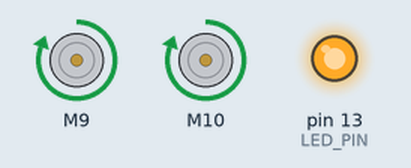
Recording of a sketch running on a simulated Arduino Uno, built with avr-gcc and run on an emulated ATmega328P. On the bench: 2 × DC motor (green arrow = forward, orange = backward, longer = faster), output pins drawn as LEDs (lit = HIGH).

Above: at 8.0 s.
At 13.5 s:
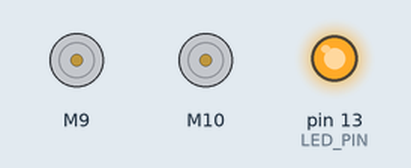
Timing chart, 0 to 19.4 s (numbered marks = the images above):
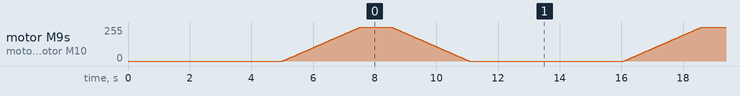

The sketch:

ESC_Ramp_1100_TOPBOT.ino
```cpp
/*
  ESC_Ramp
    Based on the Sweep example in the Servo library, this allow a ramp up and down of the ESC speed based on the Min and Max values.
    The Min and Max speed are defined so you can change them at one location and it will be used in the ramp as well.

  27 April 2017
  by Eric Nantel
 */

#include "ESC.h"
#define LED_PIN (13)                                      // Pin for the LED
#define SPEED_MIN (1000)                                  // Set the Minimum Speed in microseconds
#define SPEED_MAX (1250)                                  // Set the Minimum Speed in microseconds

ESC myESCTOP (9, SPEED_MIN, SPEED_MAX, 500);                 // ESC_Name (ESC PIN, Minimum Value, Maximum Value, Default Speed, Arm Value)
ESC myESCBOT (10, SPEED_MIN, SPEED_MAX, 500);                 // ESC_Name (ESC PIN, Minimum Value, Maximum Value, Default Speed, Arm Value)
int oESC;                                                 // Variable for the speed sent to the ESC

void setup() {
  pinMode(LED_PIN, OUTPUT);                               // LED Visual Output
  myESCTOP.arm();                                            // Send the Arm value so the ESC will be ready to take commands
  myESCBOT.arm();                                            // Send the Arm value so the ESC will be ready to take commands
  digitalWrite(LED_PIN, HIGH);                            // LED High Once Armed
  delay(5000);                                            // Wait for a while
}

void loop() {
  for (oESC = SPEED_MIN; oESC <= SPEED_MAX; oESC += 1) {  // goes from 1000 microseconds to 2000 microseconds
    myESCTOP.speed(oESC);                                    // tell ESC to go to the oESC speed value
    myESCBOT.speed(oESC);                                    // tell ESC to go to the oESC speed value
    delay(10);                                            // waits 10ms for the ESC to reach speed
  }
  delay(1000);
  for (oESC = SPEED_MAX; oESC >= SPEED_MIN; oESC -= 1) {  // goes from 2000 microseconds to 1000 microseconds
    myESCTOP.speed(oESC);                                    // tell ESC to go to the oESC speed value
    myESCBOT.speed(oESC);                                    // tell ESC to go to the oESC speed value
    delay(10);                                            // waits 10ms for the ESC to reach speed
   }
  delay(5000);                                            // Wait for a while befor restart
}
```
